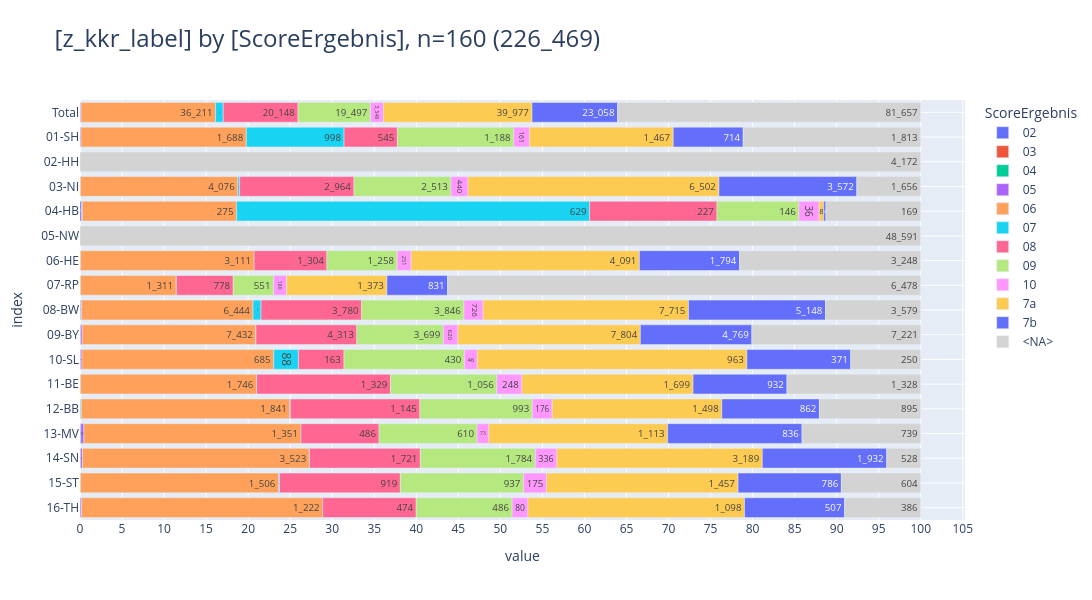

Here is the notebook cell this chart was saved with:
### Code cell
df = t_gleas.project("z_kkr_label, lpad(ScoreErgebnis, 2, '0') as ScoreErgebnis").to_df()
pls.plot_stacked_bars(df, orientation='h', relative=True, show_total=True, height=600)

### Figure 1 — Plotly figure (JSON) as saved in the notebook; plotly's stock layout.template omitted (floating-point values rounded to 4 significant figures)
{"data": [{"hovertemplate": "col=02<br>value=%{x}<br>index=%{y}<br>cnt_str=%{text}<extra></extra>", "legendgroup": "02", "marker": {"color": "#636EFA", "pattern": {"shape": ""}}, "name": "02", "orientation": "h", "showlegend": true, "text": ["9", "3", "1", "2", "2", "1"], "textposition": "auto", "type": "bar", "x": [9, 3, 1, 2, 2, 1], "xaxis": "x", "y": [" Total", "04-HB", "07-RP", "08-BW", "09-BY", "12-BB"], "yaxis": "y"}, {"hovertemplate": "col=03<br>value=%{x}<br>index=%{y}<br>cnt_str=%{text}<extra></extra>", "legendgroup": "03", "marker": {"color": "#EF553B", "pattern": {"shape": ""}}, "name": "03", "orientation": "h", "showlegend": true, "text": ["14", "1", "1", "1", "6", "2", "1", "1", "1"], "textposition": "auto", "type": "bar", "x": [14, 1, 1, 1, 6, 2, 1, 1, 1], "xaxis": "x", "y": [" Total", "01-SH", "07-RP", "08-BW", "09-BY", "10-SL", "12-BB", "13-MV", "16-TH"], "yaxis": "y"}, {"hovertemplate": "col=04<br>value=%{x}<br>index=%{y}<br>cnt_str=%{text}<extra></extra>", "legendgroup": "04", "marker": {"color": "#00CC96", "pattern": {"shape": ""}}, "name": "04", "orientation": "h", "showlegend": true, "text": ["57", "1", "1", "3", "18", "13", "1", "6", "4", "9", "1"], "textposition": "auto", "type": "bar", "x": [57, 1, 1, 3, 18, 13, 1, 6, 4, 9, 1], "xaxis": "x", "y": [" Total", "01-SH", "06-HE", "07-RP", "08-BW", "09-BY", "11-BE", "12-BB", "13-MV", "14-SN", "15-ST"], "yaxis": "y"}, {"hovertemplate": "col=05<br>value=%{x}<br>index=%{y}<br>cnt_str=%{text}<extra></extra>", "legendgroup": "05", "marker": {"color": "#AB63FA", "pattern": {"shape": ""}}, "name": "05", "orientation": "h", "showlegend": true, "text": ["211", "8", "13", "1", "9", "1", "38", "70", "5", "5", "4", "19", "28", "3", "7"], "textposition": "auto", "type": "bar", "x": [211, 8, 13, 1, 9, 1, 38, 70, 5, 5, 4, 19, 28, 3, 7], "xaxis": "x", "y": [" Total", "01-SH", "03-NI", "04-HB", "06-HE", "07-RP", "08-BW", "09-BY", "10-SL", "11-BE", "12-BB", "13-MV", "14-SN", "15-ST", "16-TH"], "yaxis": "y"}, {"hovertemplate": "col=06<br>value=%{x}<br>index=%{y}<br>cnt_str=%{text}<extra></extra>", "legendgroup": "06", "marker": {"color": "#FFA15A", "pattern": {"shape": ""}}, "name": "06", "orientation": "h", "showlegend": true, "text": ["36_211", "1_688", "4_076", "275", "3_111", "1_311", "6_444", "7_432", "685", "1_746", "1_841", "1_351", "3_523", "1_506", "1_222"], "textposition": "auto", "type": "bar", "x": [36211, 1688, 4076, 275, 3111, 1311, 6444, 7432, 685, 1746, 1841, 1351, 3523, 1506, 1222], "xaxis": "x", "y": [" Total", "01-SH", "03-NI", "04-HB", "06-HE", "07-RP", "08-BW", "09-BY", "10-SL", "11-BE", "12-BB", "13-MV", "14-SN", "15-ST", "16-TH"], "yaxis": "y"}, {"hovertemplate": "col=07<br>value=%{x}<br>index=%{y}<br>cnt_str=%{text}<extra></extra>", "legendgroup": "07", "marker": {"color": "#19D3F3", "pattern": {"shape": ""}}, "name": "07", "orientation": "h", "showlegend": true, "text": ["2_082", "998", "46", "629", "3", "300", "2", "88", "1", "4", "3", "8"], "textposition": "auto", "type": "bar", "x": [2082, 998, 46, 629, 3, 300, 2, 88, 1, 4, 3, 8], "xaxis": "x", "y": [" Total", "01-SH", "03-NI", "04-HB", "07-RP", "08-BW", "09-BY", "10-SL", "11-BE", "12-BB", "14-SN", "15-ST"], "yaxis": "y"}, {"hovertemplate": "col=08<br>value=%{x}<br>index=%{y}<br>cnt_str=%{text}<extra></extra>", "legendgroup": "08", "marker": {"color": "#FF6692", "pattern": {"shape": ""}}, "name": "08", "orientation": "h", "showlegend": true, "text": ["20_148", "545", "2_964", "227", "1_304", "778", "3_780", "4_313", "163", "1_329", "1_145", "486", "1_721", "919", "474"], "textposition": "auto", "type": "bar", "x": [20148, 545, 2964, 227, 1304, 778, 3780, 4313, 163, 1329, 1145, 486, 1721, 919, 474], "xaxis": "x", "y": [" Total", "01-SH", "03-NI", "04-HB", "06-HE", "07-RP", "08-BW", "09-BY", "10-SL", "11-BE", "12-BB", "13-MV", "14-SN", "15-ST", "16-TH"], "yaxis": "y"}, {"hovertemplate": "col=09<br>value=%{x}<br>index=%{y}<br>cnt_str=%{text}<extra></extra>", "legendgroup": "09", "marker": {"color": "#B6E880", "pattern": {"shape": ""}}, "name": "09", "orientation": "h", "showlegend": true, "text": ["19_497", "1_188", "2_513", "146", "1_258", "551", "3_846", "3_699", "430", "1_056", "993", "610", "1_784", "937", "486"], "textposition": "auto", "type": "bar", "x": [19497, 1188, 2513, 146, 1258, 551, 3846, 3699, 430, 1056, 993, 610, 1784, 937, 486], "xaxis": "x", "y": [" Total", "01-SH", "03-NI", "04-HB", "06-HE", "07-RP", "08-BW", "09-BY", "10-SL", "11-BE", "12-BB", "13-MV", "14-SN", "15-ST", "16-TH"], "yaxis": "y"}, {"hovertemplate": "col=10<br>value=%{x}<br>index=%{y}<br>cnt_str=%{text}<extra></extra>", "legendgroup": "10", "marker": {"color": "#FF97FF", "pattern": {"shape": ""}}, "name": "10", "orientation": "h", "showlegend": true, "text": ["3_548", "161", "440", "36", "251", "180", "726", "620", "46", "248", "176", "73", "336", "175", "80"], "textposition": "auto", "type": "bar", "x": [3548, 161, 440, 36, 251, 180, 726, 620, 46, 248, 176, 73, 336, 175, 80], "xaxis": "x", "y": [" Total", "01-SH", "03-NI", "04-HB", "06-HE", "07-RP", "08-BW", "09-BY", "10-SL", "11-BE", "12-BB", "13-MV", "14-SN", "15-ST", "16-TH"], "yaxis": "y"}, {"hovertemplate": "col=7a<br>value=%{x}<br>index=%{y}<br>cnt_str=%{text}<extra></extra>", "legendgroup": "7a", "marker": {"color": "#FECB52", "pattern": {"shape": ""}}, "name": "7a", "orientation": "h", "showlegend": true, "text": ["39_977", "1_467", "6_502", "8", "4_091", "1_373", "7_715", "7_804", "963", "1_699", "1_498", "1_113", "3_189", "1_457", "1_098"], "textposition": "auto", "type": "bar", "x": [39977, 1467, 6502, 8, 4091, 1373, 7715, 7804, 963, 1699, 1498, 1113, 3189, 1457, 1098], "xaxis": "x", "y": [" Total", "01-SH", "03-NI", "04-HB", "06-HE", "07-RP", "08-BW", "09-BY", "10-SL", "11-BE", "12-BB", "13-MV", "14-SN", "15-ST", "16-TH"], "yaxis": "y"}, {"hovertemplate": "col=7b<br>value=%{x}<br>index=%{y}<br>cnt_str=%{text}<extra></extra>", "legendgroup": "7b", "marker": {"color": "#636EFA", "pattern": {"shape": ""}}, "name": "7b", "orientation": "h", "showlegend": true, "text": ["23_058", "714", "3_572", "4", "1_794", "831", "5_148", "4_769", "371", "932", "862", "836", "1_932", "786", "507"], "textposition": "auto", "type": "bar", "x": [23058, 714, 3572, 4, 1794, 831, 5148, 4769, 371, 932, 862, 836, 1932, 786, 507], "xaxis": "x", "y": [" Total", "01-SH", "03-NI", "04-HB", "06-HE", "07-RP", "08-BW", "09-BY", "10-SL", "11-BE", "12-BB", "13-MV", "14-SN", "15-ST", "16-TH"], "yaxis": "y"}, {"hovertemplate": "col=<NA><br>value=%{x}<br>index=%{y}<br>cnt_str=%{text}<extra></extra>", "legendgroup": "<NA>", "marker": {"color": "lightgray", "pattern": {"shape": ""}}, "name": "<NA>", "orientation": "h", "showlegend": true, "text": ["81_657", "1_813", "4_172", "1_656", "169", "48_591", "3_248", "6_478", "3_579", "7_221", "250", "1_328", "895", "739", "528", "604", "386"], "textposition": "auto", "type": "bar", "x": [81657, 1813, 4172, 1656, 169, 48591, 3248, 6478, 3579, 7221, 250, 1328, 895, 739, 528, 604, 386], "xaxis": "x", "y": [" Total", "01-SH", "02-HH", "03-NI", "04-HB", "05-NW", "06-HE", "07-RP", "08-BW", "09-BY", "10-SL", "11-BE", "12-BB", "13-MV", "14-SN", "15-ST", "16-TH"], "yaxis": "y"}], "layout": {"barmode": "relative", "barnorm": "percent", "height": 600, "legend": {"title": {"text": "ScoreErgebnis"}, "tracegroupgap": 0, "traceorder": "normal"}, "title": {"font": {"size": 24}, "text": "[z_kkr_label] by [ScoreErgebnis], n=160 (226_469)", "xanchor": "left", "y": 0.95, "yanchor": "top"}, "width": 2000, "xaxis": {"anchor": "y", "domain": [0, 1], "dtick": 5, "gridwidth": 1, "showgrid": true, "title": {"text": "value"}}, "yaxis": {"anchor": "x", "categoryarray": ["16-TH", "15-ST", "14-SN", "13-MV", "12-BB", "11-BE", "10-SL", "09-BY", "08-BW", "07-RP", "06-HE", "05-NW", "04-HB", "03-NI", "02-HH", "01-SH", " Total"], "categoryorder": "array", "domain": [0, 1], "gridwidth": 1, "showgrid": true, "title": {"text": "index"}}}}
